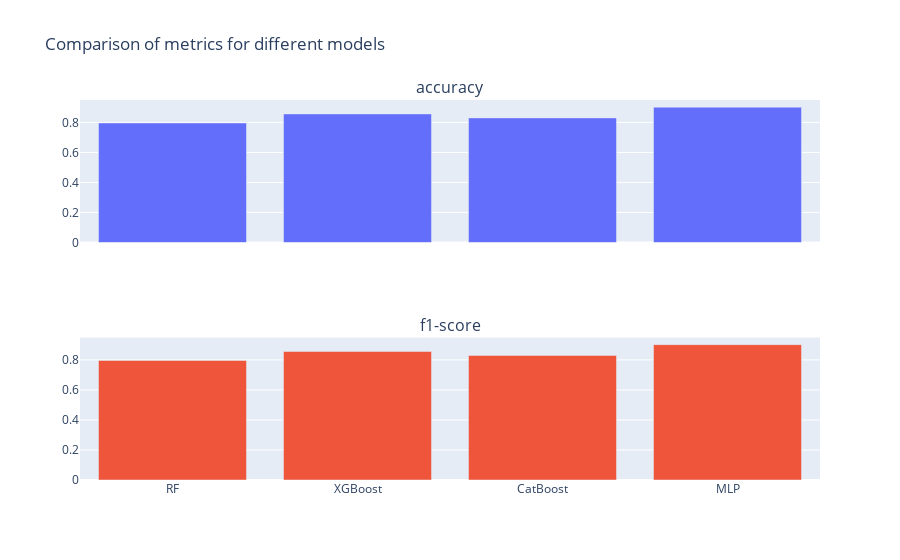

Notebook source saved alongside this figure:
### Markdown cell above
### 4.3 Сравнение моделей по метрикам Accuracy, f1_score

### Code cell
models = data_metrics['model']
accuracy = data_metrics['accuracy']
f1_score = data_metrics['f1_score']

pyo.init_notebook_mode(connected=True)
fig = make_subplots(rows=2, cols=1, shared_xaxes=True, subplot_titles=['accuracy', 'f1-score'])

fig.add_trace(go.Bar(x=models, y=accuracy, name='accuracy'), row=1, col=1)
fig.add_trace(go.Bar(x=models, y=f1_score, name='f1-score'), row=2, col=1)
fig.update_layout(
    barmode='group',
    title_text='Comparison of metrics for different models',
    showlegend=False 
)

fig.show()

### Figure 1 — Plotly figure (JSON) as saved in the notebook; plotly's stock layout.template omitted (floating-point values rounded to 4 significant figures)
{"data": [{"name": "accuracy", "type": "bar", "x": ["RF", "XGBoost", "CatBoost", "MLP"], "xaxis": "x", "y": [0.7962, 0.8566, 0.8302, 0.9019], "yaxis": "y"}, {"name": "f1-score", "type": "bar", "x": ["RF", "XGBoost", "CatBoost", "MLP"], "xaxis": "x2", "y": [0.7962, 0.8561, 0.83, 0.9016], "yaxis": "y2"}], "layout": {"annotations": [{"font": {"size": 16}, "showarrow": false, "text": "accuracy", "x": 0.5, "xanchor": "center", "xref": "paper", "y": 1, "yanchor": "bottom", "yref": "paper"}, {"font": {"size": 16}, "showarrow": false, "text": "f1-score", "x": 0.5, "xanchor": "center", "xref": "paper", "y": 0.375, "yanchor": "bottom", "yref": "paper"}], "barmode": "group", "showlegend": false, "title": {"text": "Comparison of metrics for different models"}, "xaxis": {"anchor": "y", "domain": [0, 1], "matches": "x2", "showticklabels": false}, "xaxis2": {"anchor": "y2", "domain": [0, 1]}, "yaxis": {"anchor": "x", "domain": [0.625, 1]}, "yaxis2": {"anchor": "x2", "domain": [0, 0.375]}}}
